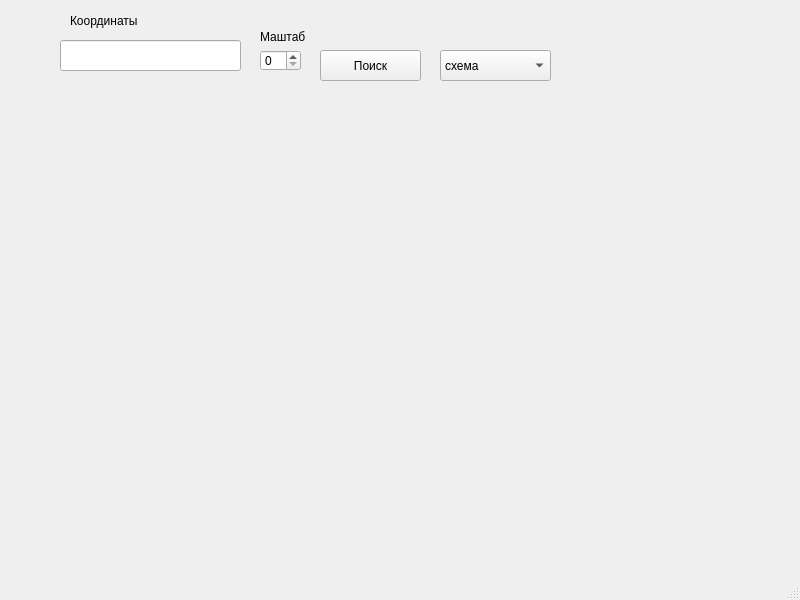
<?xml version="1.0" encoding="UTF-8"?>
<ui version="4.0">
 <class>MainWindow</class>
 <widget class="QMainWindow" name="MainWindow">
  <property name="geometry">
   <rect>
    <x>0</x>
    <y>0</y>
    <width>800</width>
    <height>600</height>
   </rect>
  </property>
  <property name="windowTitle">
   <string>MainWindow</string>
  </property>
  <widget class="QWidget" name="centralwidget">
   <widget class="QLabel" name="label">
    <property name="geometry">
     <rect>
      <x>70</x>
      <y>10</y>
      <width>101</width>
      <height>21</height>
     </rect>
    </property>
    <property name="text">
     <string>Координаты</string>
    </property>
   </widget>
   <widget class="QLineEdit" name="lineEdit">
    <property name="geometry">
     <rect>
      <x>60</x>
      <y>40</y>
      <width>181</width>
      <height>31</height>
     </rect>
    </property>
   </widget>
   <widget class="QLabel" name="label_2">
    <property name="geometry">
     <rect>
      <x>260</x>
      <y>30</y>
      <width>47</width>
      <height>13</height>
     </rect>
    </property>
    <property name="text">
     <string>Маштаб</string>
    </property>
   </widget>
   <widget class="QSpinBox" name="spinBox">
    <property name="geometry">
     <rect>
      <x>260</x>
      <y>50</y>
      <width>41</width>
      <height>21</height>
     </rect>
    </property>
    <property name="maximum">
     <number>12</number>
    </property>
   </widget>
   <widget class="QLabel" name="image">
    <property name="geometry">
     <rect>
      <x>80</x>
      <y>150</y>
      <width>611</width>
      <height>311</height>
     </rect>
    </property>
    <property name="text">
     <string/>
    </property>
   </widget>
   <widget class="QPushButton" name="pushButton">
    <property name="geometry">
     <rect>
      <x>320</x>
      <y>50</y>
      <width>101</width>
      <height>31</height>
     </rect>
    </property>
    <property name="text">
     <string>Поиск</string>
    </property>
   </widget>
   <widget class="QLabel" name="error_label">
    <property name="geometry">
     <rect>
      <x>140</x>
      <y>490</y>
      <width>531</width>
      <height>41</height>
     </rect>
    </property>
    <property name="text">
     <string/>
    </property>
   </widget>
   <widget class="QComboBox" name="comboBox">
    <property name="geometry">
     <rect>
      <x>440</x>
      <y>50</y>
      <width>111</width>
      <height>31</height>
     </rect>
    </property>
    <item>
     <property name="text">
      <string>схема</string>
     </property>
    </item>
    <item>
     <property name="text">
      <string>спутник</string>
     </property>
    </item>
    <item>
     <property name="text">
      <string>гибрид</string>
     </property>
    </item>
   </widget>
  </widget>
  <widget class="QMenuBar" name="menubar">
   <property name="geometry">
    <rect>
     <x>0</x>
     <y>0</y>
     <width>800</width>
     <height>21</height>
    </rect>
   </property>
  </widget>
  <widget class="QStatusBar" name="statusbar"/>
 </widget>
 <resources/>
 <connections/>
</ui>
